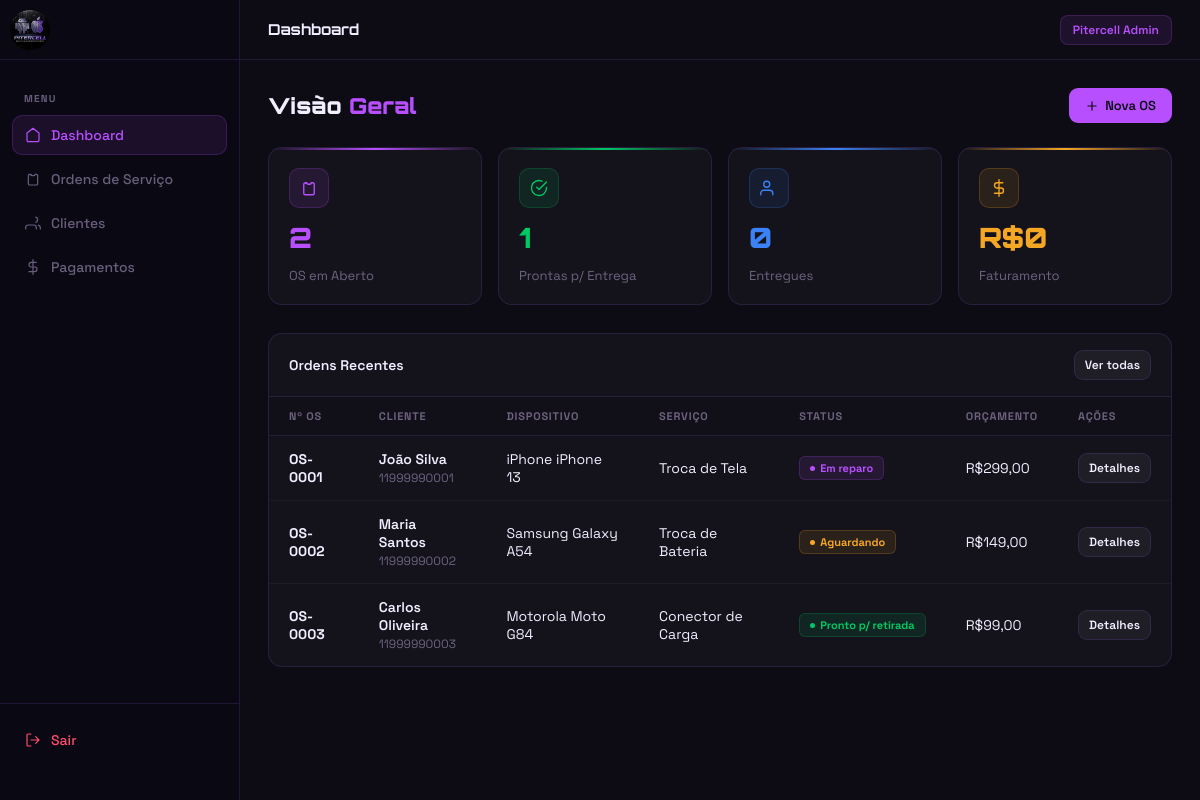
Page /pages/tecnico.php (signed in) on the committed database.
### tables this page shows
CREATE TABLE IF NOT EXISTS ordens (
    id               INT AUTO_INCREMENT PRIMARY KEY,
    cliente_id       INT          NOT NULL,
    numero           VARCHAR(20)  NOT NULL UNIQUE,
    dispositivo_id   INT,                           
    modelo           VARCHAR(120),
    sistema          ENUM('android','ios','outro') DEFAULT 'android',
    problema         TEXT         NOT NULL,
    servico          VARCHAR(120),
    valor_orcamento  DECIMAL(10,2),
    valor_final      DECIMAL(10,2),
    status           ENUM('aguardando','em_analise','em_reparo','pronto','entregue','cancelado') DEFAULT 'aguardando',
    observacoes      TEXT,
    origem           ENUM('admin','cliente') DEFAULT 'admin',   
    criado_em        DATETIME DEFAULT CURRENT_TIMESTAMP,
    atualizado_em    DATETIME DEFAULT CURRENT_TIMESTAMP ON UPDATE CURRENT_TIMESTAMP,
    FOREIGN KEY (cliente_id)     REFERENCES clientes(id)           ON DELETE CASCADE,
    FOREIGN KEY (dispositivo_id) REFERENCES dispositivos_tipos(id) ON DELETE SET NULL
);

CREATE TABLE IF NOT EXISTS clientes (
    id        INT AUTO_INCREMENT PRIMARY KEY,
    nome      VARCHAR(120) NOT NULL,
    telefone  VARCHAR(20)  NOT NULL,
    email     VARCHAR(120),
    cpf       VARCHAR(14),
    criado_em DATETIME DEFAULT CURRENT_TIMESTAMP
);

### includes/config.php (called while the page is built, shortened)
<?php
function statusLabel(string $s): string {
    $map = [
        'aguardando'  => 'Aguardando',
        'em_analise'  => 'Em análise',
        'em_reparo'   => 'Em reparo',
        'pronto'      => 'Pronto p/ retirada',
        'entregue'    => 'Entregue',
        'cancelado'   => 'Cancelado',
    ];
    return $map[$s] ?? ucfirst($s);
}
function statusClass(string $s): string {
    return match($s) {
        'aguardando'  => 'status-wait',
        'em_analise'  => 'status-analysis',
        'em_reparo'   => 'status-repair',
        'pronto'      => 'status-ready',
        'entregue'    => 'status-done',
        'cancelado'   => 'status-cancel',
        default       => ''
    };
}

### pages/tecnico.php (the view, shortened to what this page needs)
<?php
require_once '../includes/config.php';
require_once '../includes/layout.php';
$db = getDB();
$stats = $db->query("
    SELECT
        COUNT(*) as total,
        SUM(status IN ('aguardando','em_analise','em_reparo')) as abertas,
        SUM(status = 'pronto') as prontas,
        SUM(status = 'entregue') as entregues,
        COALESCE(SUM(CASE WHEN status='entregue' THEN COALESCE(valor_final, valor_orcamento, 0) END),0) as faturamento
    FROM ordens
")->fetch();
$recentes = $db->query("
    SELECT o.*, c.nome as cliente_nome, c.telefone,
           COALESCE(dt.nome,'') as dispositivo_nome
    FROM ordens o
    JOIN clientes c ON c.id = o.cliente_id
    LEFT JOIN dispositivos_tipos dt ON dt.id = o.dispositivo_id
    ORDER BY o.criado_em DESC LIMIT 8
")->fetchAll();
?>
<!DOCTYPE html>
<html lang="pt-BR">
<head>
  <link rel="stylesheet" href="../css/admin.css">
</head>
<body>
<?php renderSidebar('dashboard'); ?>
<div class="main">
  <div class="topbar">
    <span class="topbar-title">Dashboard</span>
    <div class="topbar-right">
      <span class="topbar-badge">Pitercell Admin</span>
    </div>
  </div>
  <div class="page">
    <div class="page-header">
      <h1>Visão <em>Geral</em></h1>
      <a href="ordens.php?novo=1" class="btn btn-primary">
        <svg viewBox="0 0 24 24" stroke-width="2" stroke-linecap="round"><line x1="12" y1="5" x2="12" y2="19"/><line x1="5" y1="12" x2="19" y2="12"/></svg>
        Nova OS
      </a>
    </div>
    <div class="cards-grid">
      <div class="stat-card" style="--card-color:#b84fff">
        <div class="stat-card-top">
          <div class="stat-card-icon"><svg viewBox="0 0 24 24" stroke-width="1.8" stroke-linecap="round" stroke-linejoin="round"><path d="M9 5H7a2 2 0 0 0-2 2v12a2 2 0 0 0 2 2h10a2 2 0 0 0 2-2V7a2 2 0 0 0-2-2h-2M9 5a2 2 0 0 0 2 2h2a2 2 0 0 0 2-2M9 5a2 2 0 0 0-1 1"/></svg></div>
        </div>
        <div class="stat-card-num"><?= $stats['abertas'] ?></div>
        <div class="stat-card-label">OS em Aberto</div>
      </div>
      <div class="stat-card" style="--card-color:#00c864">
        <div class="stat-card-top">
          <div class="stat-card-icon" style="background:rgba(0,200,100,0.1);border-color:rgba(0,200,100,0.2)"><svg viewBox="0 0 24 24" stroke-width="1.8" stroke-linecap="round" stroke-linejoin="round"><path d="M22 11.08V12a10 10 0 1 1-5.93-9.14"/><polyline points="22 4 12 14.01 9 11.01"/></svg></div>
        </div>
        <div class="stat-card-num"><?= $stats['prontas'] ?></div>
        <div class="stat-card-label">Prontas p/ Entrega</div>
      </div>
      <div class="stat-card" style="--card-color:#3b82f6">
        <div class="stat-card-top">
          <div class="stat-card-icon" style="background:rgba(59,130,246,0.1);border-color:rgba(59,130,246,0.2)"><svg viewBox="0 0 24 24" stroke-width="1.8" stroke-linecap="round" stroke-linejoin="round"><path d="M17 21v-2a4 4 0 0 0-4-4H5a4 4 0 0 0-4 4v2"/><circle cx="9" cy="7" r="4"/></svg></div>
        </div>
        <div class="stat-card-num"><?= $stats['entregues'] ?></div>
        <div class="stat-card-label">Entregues</div>
      </div>
      <div class="stat-card" style="--card-color:#f5a623">
        <div class="stat-card-top">
          <div class="stat-card-icon" style="background:rgba(245,166,35,0.1);border-color:rgba(245,166,35,0.2)"><svg viewBox="0 0 24 24" stroke-width="1.8" stroke-linecap="round" stroke-linejoin="round"><line x1="12" y1="1" x2="12" y2="23"/><path d="M17 5H9.5a3.5 3.5 0 0 0 0 7h5a3.5 3.5 0 0 1 0 7H6"/></svg></div>
        </div>
        <div class="stat-card-num">R$<?= number_format($stats['faturamento'],0,'.','.') ?></div>
        <div class="stat-card-label">Faturamento</div>
      </div>
    </div>
    <div class="table-wrap">
      <div class="table-head">
        <h3>Ordens Recentes</h3>
        <a href="ordens.php" class="btn btn-ghost btn-sm">Ver todas</a>
      </div>
      <table>
        <thead><tr>
          <th>Nº OS</th><th>Cliente</th><th>Dispositivo</th><th>Serviço</th><th>Status</th><th>Orçamento</th><th>Ações</th>
        </tr></thead>
        <tbody>
        <?php if (empty($recentes)): ?>
          <tr><td colspan="7"><div class="empty-state"><svg viewBox="0 0 24 24"><path d="M9 5H7a2 2 0 0 0-2 2v12a2 2 0 0 0 2 2h10a2 2 0 0 0 2-2V7a2 2 0 0 0-2-2h-2"/></svg><p>Nenhuma OS ainda</p></div></td></tr>
        <?php else: ?>
          <?php foreach($recentes as $o): ?>
          <tr>
            <td><strong><?= htmlspecialchars($o['numero']) ?></strong></td>
            <td>
              <div class="td-name"><?= htmlspecialchars($o['cliente_nome']) ?></div>
              <div class="td-sub"><?= htmlspecialchars($o['telefone']) ?></div>
            </td>
            <td><?= htmlspecialchars(trim($o['dispositivo_nome'].' '.$o['modelo'])) ?></td>
            <td><?= htmlspecialchars($o['servico'] ?? '—') ?></td>
            <td><span class="status-badge <?= statusClass($o['status']) ?>"><?= statusLabel($o['status']) ?></span></td>
            <td><?= $o['valor_orcamento'] ? 'R$'.number_format($o['valor_orcamento'],2,',','.') : '—' ?></td>
            <td><a href="ordens.php?id=<?= $o['id'] ?>" class="btn btn-ghost btn-sm">Detalhes</a></td>
          </tr>
          <?php endforeach; ?>
        <?php endif; ?>
        </tbody>
      </table>
    </div>
  </div>
</div>
</body>
</html>

### includes/layout.php
<?php
function renderSidebar(string $active): void {
    $items = [
        'dashboard' => ['Dashboard',       'M3 9l9-7 9 7v11a2 2 0 0 1-2 2H5a2 2 0 0 1-2-2z'],
        'ordens'    => ['Ordens de Serviço','M9 5H7a2 2 0 0 0-2 2v12a2 2 0 0 0 2 2h10a2 2 0 0 0 2-2V7a2 2 0 0 0-2-2h-2M9 5a2 2 0 0 0 2 2h2a2 2 0 0 0 2-2M9 5a2 2 0 0 0-1 1'],
        'clientes'  => ['Clientes',         'M17 21v-2a4 4 0 0 0-4-4H5a4 4 0 0 0-4 4v2 M23 21v-2a4 4 0 0 0-3-3.87 M16 3.13a4 4 0 0 1 0 7.75'],
        'pagamentos' => ['Pagamentos',  'M12 1v22M17 5H9.5a3.5 3.5 0 0 0 0 7h5a3.5 3.5 0 0 1 0 7H6'],
    ];
    echo '<div id="mainSidebar" class="sidebar">';
    echo '<div class="sidebar-logo" onclick="toggleSidebar()"><img src="../img/logo_pitercell.jpg" alt="Pitercell Admin"></div>';
    echo '<nav class="sidebar-nav">';
    echo '<div class="nav-section">Menu</div>';
    foreach ($items as $key => [$label, $path]) {
        $cls = $active === $key ? 'nav-item active' : 'nav-item';
        $href = $key === 'dashboard' ? 'tecnico.php' : ''.$key.'.php';
        echo '<a href="'.$href.'" class="'.$cls.'">';
        echo '<svg viewBox="0 0 24 24" stroke-width="1.8" stroke-linecap="round" stroke-linejoin="round"><path d="'.$path.'"/></svg>';
        echo '<span class="nav-text">'.$label.'</span>';
        echo '</a>';
    }
    echo '</nav>';
    echo '<div class="sidebar-footer">';
    echo '<a href="logout.php" class="nav-item"><svg viewBox="0 0 24 24" stroke-width="1.8" stroke-linecap="round" stroke-linejoin="round"><path d="M9 21H5a2 2 0 0 1-2-2V5a2 2 0 0 1 2-2h4M16 17l5-5-5-5M21 12H9"/></svg><span class="nav-text">Sair</span></a>';
    echo '</div>';
    echo '</div>';
}
?>

### rows in the picture
ordens: numero "OS-0001", cliente.nome "João Silva", cliente.telefone "11999990001", modelo "iPhone iPhone 13", servico "Troca de Tela", status "Em reparo", valor_orcamento "299,00"
ordens: numero "OS-0002", cliente.nome "Maria Santos", cliente.telefone "11999990002", modelo "Samsung Galaxy A54", servico "Troca de Bateria", status "Aguardando", valor_orcamento "149,00"
ordens: numero "OS-0003", cliente.nome "Carlos Oliveira", cliente.telefone "11999990003", modelo "Motorola Moto G84", servico "Conector de Carga", status "Pronto p/ retirada", valor_orcamento "99,00"

### other values in the picture
$label "Dashboard"
$label "Ordens de Serviço"
$label "Clientes"
$label "Pagamentos"
$stats['abertas'] "2"
$stats['prontas'] "1"
$stats['entregues'] "0"
$stats['faturamento'] "0"
